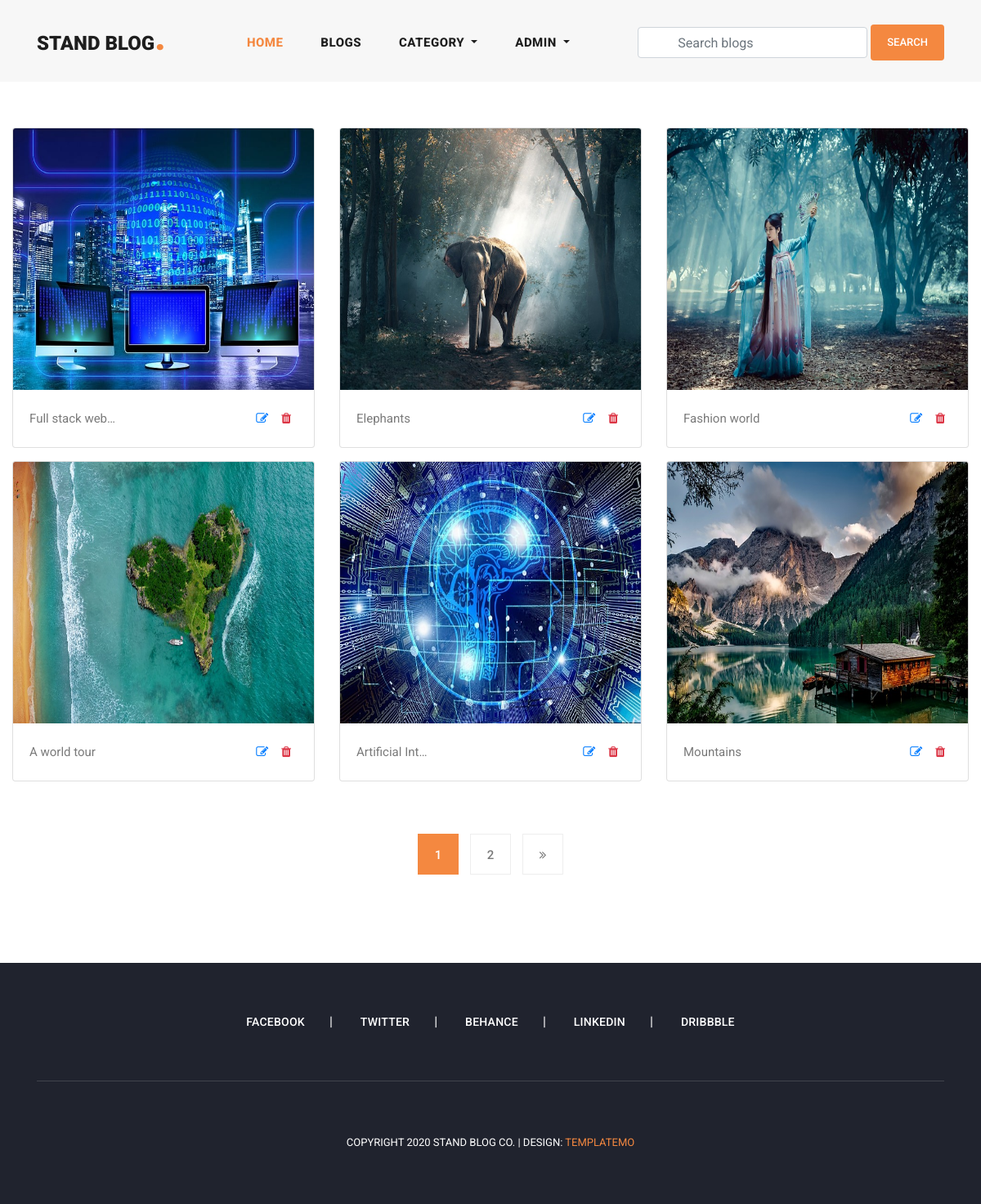
Page /my_blogs/ (signed in) on the committed database.
### user_profile/models.py (models this page shows, shortened)
class User(AbstractUser):
    email = models.EmailField(
        max_length=150,
        unique=True,
        error_messages={
            "unique": "The email must be unique"
        }
    )
    profile_image = models.ImageField(
        null=True,
        blank=True,
        upload_to="profile_images"
    )
    REQUIRED_FIELDS = ["email"]
    objects = CustomUserManager()

### blog/models.py (models this page shows, shortened)
class Blog(models.Model):
    user = models.ForeignKey(
        User,
        related_name='user_blogs',
        on_delete=models.CASCADE
    )
    category = models.ForeignKey(
        Category,
        related_name='category_blogs',
        on_delete=models.CASCADE
    )
    tags = models.ManyToManyField(
        Tag,
        related_name='tag_blogs',
        blank=True
    )
    likes = models.ManyToManyField(
        User,
        related_name='user_likes',
        blank=True
    )
    title = models.CharField(
        max_length=250
    )
    slug = models.SlugField(null=True, blank=True)
    banner = models.ImageField(upload_to='blog_banners')
    description = models.TextField()
    created_date = models.DateField(auto_now_add=True)

### blog/views.py (the view)
# urls.py: path('my_blogs/', my_blogs, name='my_blogs'),
@login_required(login_url='login')
def my_blogs(request):
    queryset = request.user.user_blogs.all()
    page = request.GET.get('page', 1)
    paginator = Paginator(queryset, 6)
    try:
        blogs = paginator.page(page)
    except EmptyPage:
        blogs = paginator.page(1)
    except PageNotAnInteger:
        blogs = paginator.page(1)
        return redirect('blogs')
    context = {
        "blogs": blogs,
        "paginator": paginator
    }
    return render(request, 'my_blogs.html', context)

### blog/context_processors.py (called while the page is built)
def get_all_categories(request):
    categories = Category.objects.all()
    context = {
        "categories": categories
    }
    return context

### templates/my_blogs.html (shortened to what this page needs)
{% extends 'base.html' %}
{% load static %}
{% block content %}
<section class="my-blogs">
    <div class="container-fluid">
        <div class="row py-5">
            {% for blog in blogs %}
            <div class="col-md-4 my-2">
                <div class="card">
                    <img class="card-img-top img-fluid" style="width: 100%; height: 320px;" src="{{blog.banner.url}}"
                        alt="Card image cap">
                    <div class="card-body">
                        <p class="card-text d-flex flex-row">
                            {{blog.title|truncatechars:15}}
                            <a class="px-2 ml-auto" href="">
                                <i class="fa fa-edit"></i>
                            </a>
                            <a class="px-2" href="">
                                <i class="fa fa-trash text-danger"></i>
                            </a>
                        </p>
                    </div>
                </div>
            </div>
            {% endfor %}
        </div>
        <div class="row py-2 justify-content-center">
            <div class="col-md-8">
                {% include 'pagination.html' %}
            </div>
        </div>
    </div>
</section>
{% endblock content %}

### templates/header.html (shortened to what this page needs)
<header class="">
    <nav class="navbar navbar-expand-lg">
        <div class="container">
            <a class="navbar-brand" href="index.html">
                <h2>Stand Blog<em>.</em></h2>
            </a>
            <div class="collapse navbar-collapse" id="navbarResponsive">
                <ul class="navbar-nav ml-auto">
                    <li class="nav-item active">
                        <a class="nav-link" href="{% url 'home' %}">Home
                        </a>
                    </li>
                    <li class="nav-item">
                        <a class="nav-link" href="{% url 'blogs' %}">Blogs</a>
                    </li>
                    <li class="nav-item dropdown">
                        <a class="nav-link dropdown-toggle" href="#" id="navbarDropdown" role="button"
                            data-toggle="dropdown" aria-haspopup="true" aria-expanded="false">
                            Category
                        </a>
                    </li>
                    {% if request.user.is_authenticated %}
                    <li class="nav-item dropdown">
                        <a class="nav-link dropdown-toggle" href="#" id="navbarDropdown" role="button"
                            data-toggle="dropdown" aria-haspopup="true" aria-expanded="false">
                            {{request.user.username}}
                        </a>
                    </li>
                    {% else %}
                    <li class="nav-item">
                        <a class="nav-link" href="{% url 'login' %}">Login</a>
                    </li>
                    {% endif %}
                </ul>
                <form class="form-inline d-flex flex-nowrap my-2 ml-auto search-form" action="{% url 'search_blogs' %}"
                    method="GET"><input class="form-control px-5" name="search" type="text" placeholder="Search blogs"
                        required>
                </form>
                <button class="btn btn-primary ml-1">Search</button>
            </div>
        </div>
    </nav>
</header>

### assets/css/templatemo-stand-blog.css (style rules this page uses)
body { font-family: 'Roboto', sans-serif; overflow-x: hidden; text-rendering: optimizeLegibility; -webkit-font-smoothing: antialiased; -moz-osx-font-smoothing: grayscale; }
p { margin-bottom: 0px; font-size: 15px; font-weight: 400; color: #7a7a7a; line-height: 30px; }
a { text-decoration: none!important; }
ul { padding: 0; margin: 0; list-style: none; }
h1,h2,h3,h4,h5,h6 { margin: 0px; }
header { z-index: 99999; width: 100%; height: 100px; background-color: #f7f7f7; -webkit-transition: all 0.3s ease-in-out 0s; -moz-transition: all 0.3s ease-in-out 0s; -o-transition: all 0.3s ease-in-out 0s; transition: all 0.3s ease-in-out 0s; }
header .navbar { padding: 25px 0px; }
.navbar .navbar-brand { float: left; margin-top: -12px; outline: none; }
.navbar .navbar-brand h2 { color: #1e1e1e; text-transform: uppercase; font-size: 24px; font-weight: 900; -webkit-transition: all .3s ease 0s; -moz-transition: all .3s ease 0s; -o-transition: all .3s ease 0s; transition: all .3s ease 0s; }
.navbar .navbar-brand h2 em { font-size: 44px; font-style: normal; color: #f48840; }
#navbarResponsive { z-index: 999; }
.navbar-collapse { text-align: center; }
.navbar .navbar-nav .nav-item { margin: 0px 15px; }
.navbar .navbar-nav a.nav-link { text-transform: capitalize; font-size: 15px; font-weight: 800; text-transform: uppercase; letter-spacing: 0.5px; color: #1e1e1e; transition: all 0.3s; }
.navbar .navbar-nav .nav-link:hover, .navbar .navbar-nav .active>.nav-link, .navbar .navbar-nav .nav-link.active, .navbar .navbar-nav .nav-link.show, .navbar .navbar-nav .show>.nav-link { color: #f48840; }

### assets/css/main.css (style rules this page uses)
.btn-primary { display: inline-block; background-color: #f48840; color: #fff; font-size: 13px; font-weight: 500; padding: 12px 20px; text-transform: uppercase; transition: all .3s; border: none; outline: none; }
input, textarea { text-transform: none !important; }

### rows in the picture
User: user.username "ADMIN"
Blog: banner (picture), title "Full stack web…"
Blog: banner (picture), title "Elephants"
Blog: banner (picture), title "Fashion world"
Blog: banner (picture), title "A world tour"
Blog: banner (picture), title "Artificial Int…"
Blog: banner (picture), title "Mountains"

### other values in the picture
{{ page }} "1"
{{ page }} "2"
